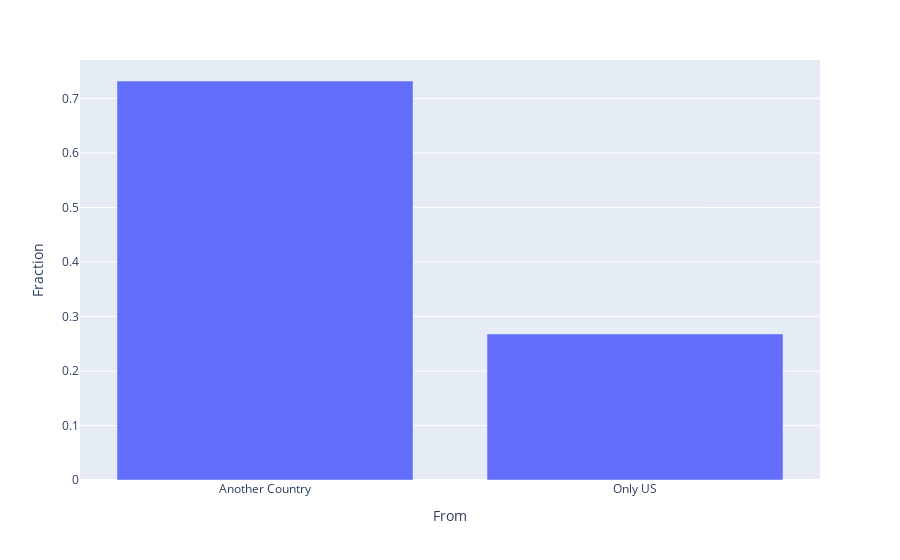

The notebook cell saved with this chart:
### Code cell
px.bar(pd.DataFrame({'From': ['Another Country', 'Only US'], 'Fraction': [another_country, only_us_degree]}), x='From', y='Fraction')

### Figure 1 — Plotly figure (JSON) as saved in the notebook; plotly's stock layout.template omitted (floating-point values rounded to 4 significant figures)
{"data": [{"alignmentgroup": "True", "hovertemplate": "From=%{x}<br>Fraction=%{y}<extra></extra>", "legendgroup": "", "marker": {"color": "#636efa"}, "name": "", "offsetgroup": "", "orientation": "v", "showlegend": false, "textposition": "auto", "type": "bar", "x": ["Another Country", "Only US"], "xaxis": "x", "y": [0.732, 0.268], "yaxis": "y"}], "layout": {"barmode": "relative", "legend": {"tracegroupgap": 0}, "margin": {"t": 60}, "xaxis": {"anchor": "y", "domain": [0, 1], "title": {"text": "From"}}, "yaxis": {"anchor": "x", "domain": [0, 1], "title": {"text": "Fraction"}}}}
